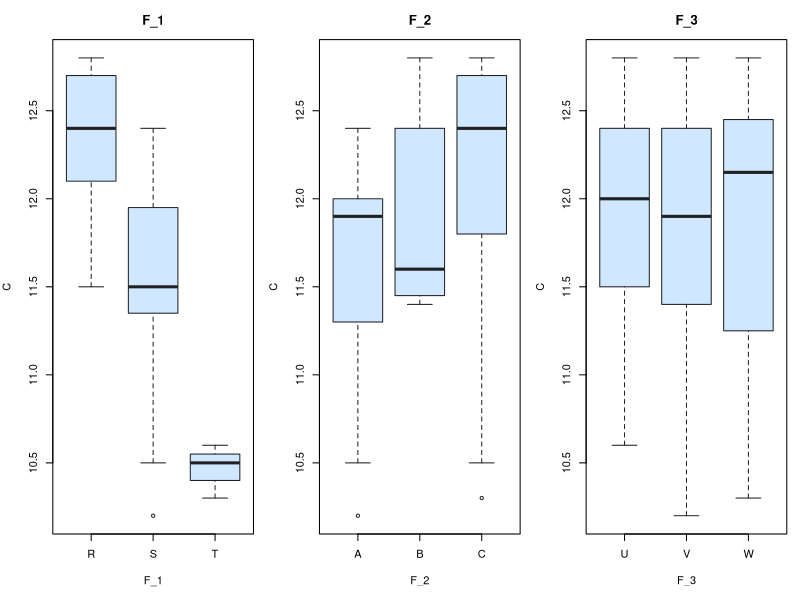
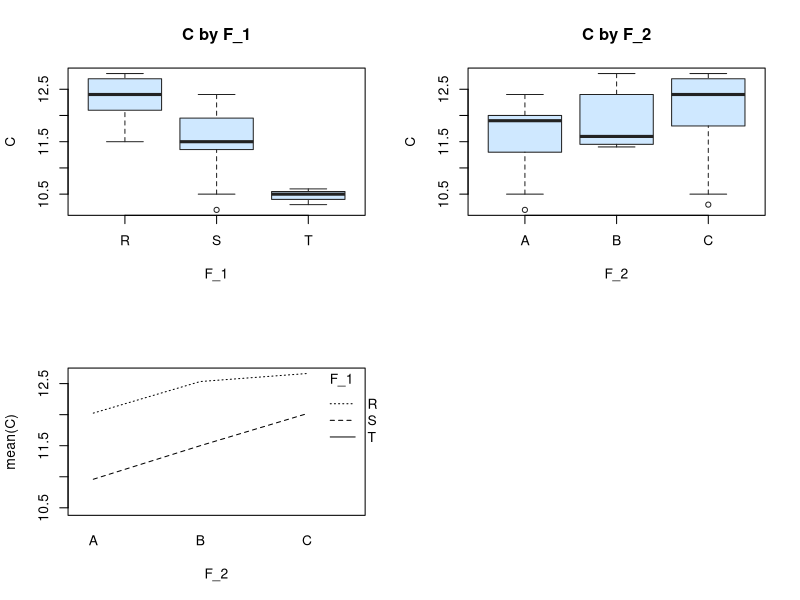
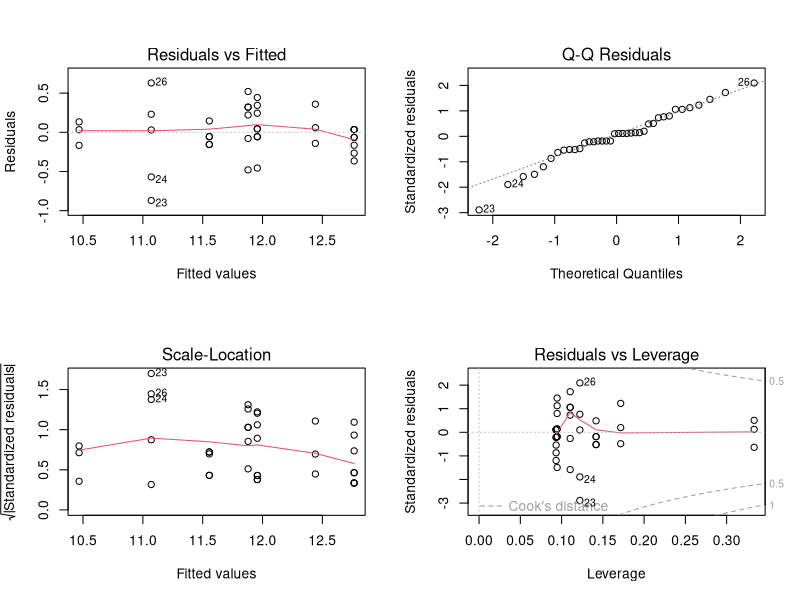

Here is the R script that generated these plots, in order:
df <- data.frame(
  F_1 = factor(
    c(
      "T", "T", "T", "R", "R", "R", "R", "R", "R", "R",
      "R", "R", "R", "R", "R", "R", "R", "R", "R", "R",
      "R", "R", "S", "S", "S", "S", "S", "S", "S", "S",
      "S", "S", "S", "S", "S", "S", "S", "S"
    ),
    levels = c("R", "S", "T")
  ),
  F_2 = factor(
    c(
      "C", "C", "C", "A", "A", "A", "A", "A", "A", "A",
      "A", "B", "B", "B", "C", "C", "C", "C", "C", "C",
      "C", "C", "A", "A", "A", "A", "A", "B", "B", "B",
      "B", "B", "C", "C", "C", "C", "C", "C"
    ),
    levels = c("A", "B", "C")
  ),
  F_3 = factor(
    c(
      "U", "V", "W", "U", "V", "W", "U", "V", "W", "U",
      "V", "W", "U", "V", "W", "U", "V", "W", "U", "V",
      "W", "U", "V", "W", "U", "V", "W", "U", "V", "W",
      "U", "V", "W", "U", "V", "W", "U", "V"
    ),
    levels = c("U", "V", "W")
  ),
  C = c(
    10.6, 10.5, 10.3, 11.9, 11.9, 11.5, 12.0, 12.0, 12.3, 12.4,
    12.2, 12.5, 12.3, 12.8, 12.8, 12.8, 12.8, 12.7, 12.7, 12.5,
    12.4, 12.6, 10.2, 10.5, 11.3, 11.7, 11.1, 11.5, 11.7, 11.4,
    11.5, 11.4, 12.1, 12.2, 12.4, 12.2, 11.8, 11.4
  ),
  G = c(
    20.0, 19.0, 20.0, 46.5, 44.0, 43.0, 43.0, 41.5, 45.5, 39.8,
    39.0, 45.7, 45.1, 39.0, 39.0, 38.0, 40.0, 38.0, 38.5, 38.5,
    37.0, 40.5, 22.6, 25.2, 23.1, 25.2, 24.0, 23.5, 25.0, 23.0,
    24.5, 24.5, 24.1, 28.0, 23.6, 24.3, 26.0, 23.0
  )
)

print_header <- function(title) {
  cat("\n")
  cat(title, "\n", sep = "")
  cat(strrep("-", nchar(title)), "\n", sep = "")
}

options(contrasts = c("contr.sum", "contr.poly"))

cat(sprintf("Shape: %d x %d\n\n", nrow(df), ncol(df)))

print_header("1. One-way ANOVA: C ~ F_1")
one_way_model <- lm(C ~ F_1, data = df)
print(anova(one_way_model))

print_header("2. Two-way ANOVA: C ~ F_1 * F_2")
two_way_model <- lm(C ~ F_1 * F_2, data = df)
print(anova(two_way_model))

print_header("3. Three-way ANOVA: C ~ F_1 * F_2 * F_3")
three_way_model <- lm(C ~ F_1 * F_2 * F_3, data = df)
print(anova(three_way_model))

print_header("4. MANOVA: [F_1_code, C] ~ F_2")
df$F_1_code <- unname(c(R = 0, S = 1, T = 2)[as.character(df$F_1)])
manova_model <- manova(cbind(F_1_code, C) ~ F_2, data = df)
print(summary(manova_model, test = "Wilks"))

pdf("boxplots_R.pdf", width = 14, height = 4)
par(mfrow = c(1, 3), mar = c(5, 4, 3, 1))
for (factor_name in c("F_1", "F_2", "F_3")) {
  boxplot(
    as.formula(paste("C ~", factor_name)),
    data = df,
    main = factor_name,
    xlab = factor_name,
    ylab = "C",
    col = "#cfe8ff",
    border = "#222222"
  )
}
dev.off()

cat("\nSaved boxplots to boxplots_R.pdf\n")

additive_model <- aov(C ~ F_1 + F_2, data = df)

pdf("zachet_anova_plots.pdf", width = 9, height = 7)
par(mfrow = c(2, 2))
boxplot(C ~ F_1, data = df, main = "C by F_1", xlab = "F_1", ylab = "C", col = "#cfe8ff", border = "#222222")
boxplot(C ~ F_2, data = df, main = "C by F_2", xlab = "F_2", ylab = "C", col = "#cfe8ff", border = "#222222")
interaction.plot(df$F_2, df$F_1, df$C, xlab = "F_2", ylab = "mean(C)", trace.label = "F_1")
plot.new()
par(mfrow = c(2, 2))
plot(additive_model)
dev.off()

cat("Saved diagnostic plots to zachet_anova_plots.pdf\n")
